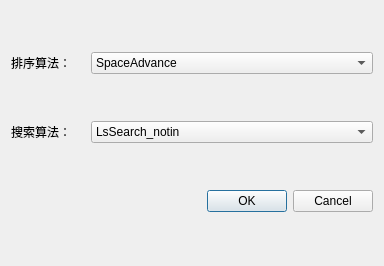
<?xml version="1.0" encoding="UTF-8"?>
<ui version="4.0">
 <class>Dialog</class>
 <widget class="QDialog" name="Dialog">
  <property name="geometry">
   <rect>
    <x>0</x>
    <y>0</y>
    <width>384</width>
    <height>266</height>
   </rect>
  </property>
  <property name="windowTitle">
   <string>Setting</string>
  </property>
  <layout class="QGridLayout" name="gridLayout">
   <item row="0" column="0">
    <widget class="QLabel" name="label">
     <property name="text">
      <string>排序算法：   </string>
     </property>
    </widget>
   </item>
   <item row="0" column="1">
    <widget class="QComboBox" name="comboBox_2">
     <item>
      <property name="text">
       <string>SpaceAdvance</string>
      </property>
     </item>
    </widget>
   </item>
   <item row="1" column="0">
    <widget class="QLabel" name="label_2">
     <property name="text">
      <string>搜索算法：    </string>
     </property>
    </widget>
   </item>
   <item row="1" column="1">
    <widget class="QComboBox" name="comboBox">
     <item>
      <property name="text">
       <string>LsSearch_notin</string>
      </property>
     </item>
     <item>
      <property name="text">
       <string>LsSearch_re</string>
      </property>
     </item>
    </widget>
   </item>
   <item row="2" column="1">
    <widget class="QDialogButtonBox" name="buttonBox">
     <property name="orientation">
      <enum>Qt::Horizontal</enum>
     </property>
     <property name="standardButtons">
      <set>QDialogButtonBox::Cancel|QDialogButtonBox::Ok</set>
     </property>
    </widget>
   </item>
  </layout>
 </widget>
 <resources/>
 <connections>
  <connection>
   <sender>buttonBox</sender>
   <signal>accepted()</signal>
   <receiver>Dialog</receiver>
   <slot>accept()</slot>
   <hints>
    <hint type="sourcelabel">
     <x>248</x>
     <y>254</y>
    </hint>
    <hint type="destinationlabel">
     <x>157</x>
     <y>274</y>
    </hint>
   </hints>
  </connection>
  <connection>
   <sender>buttonBox</sender>
   <signal>rejected()</signal>
   <receiver>Dialog</receiver>
   <slot>reject()</slot>
   <hints>
    <hint type="sourcelabel">
     <x>316</x>
     <y>260</y>
    </hint>
    <hint type="destinationlabel">
     <x>286</x>
     <y>274</y>
    </hint>
   </hints>
  </connection>
 </connections>
</ui>
